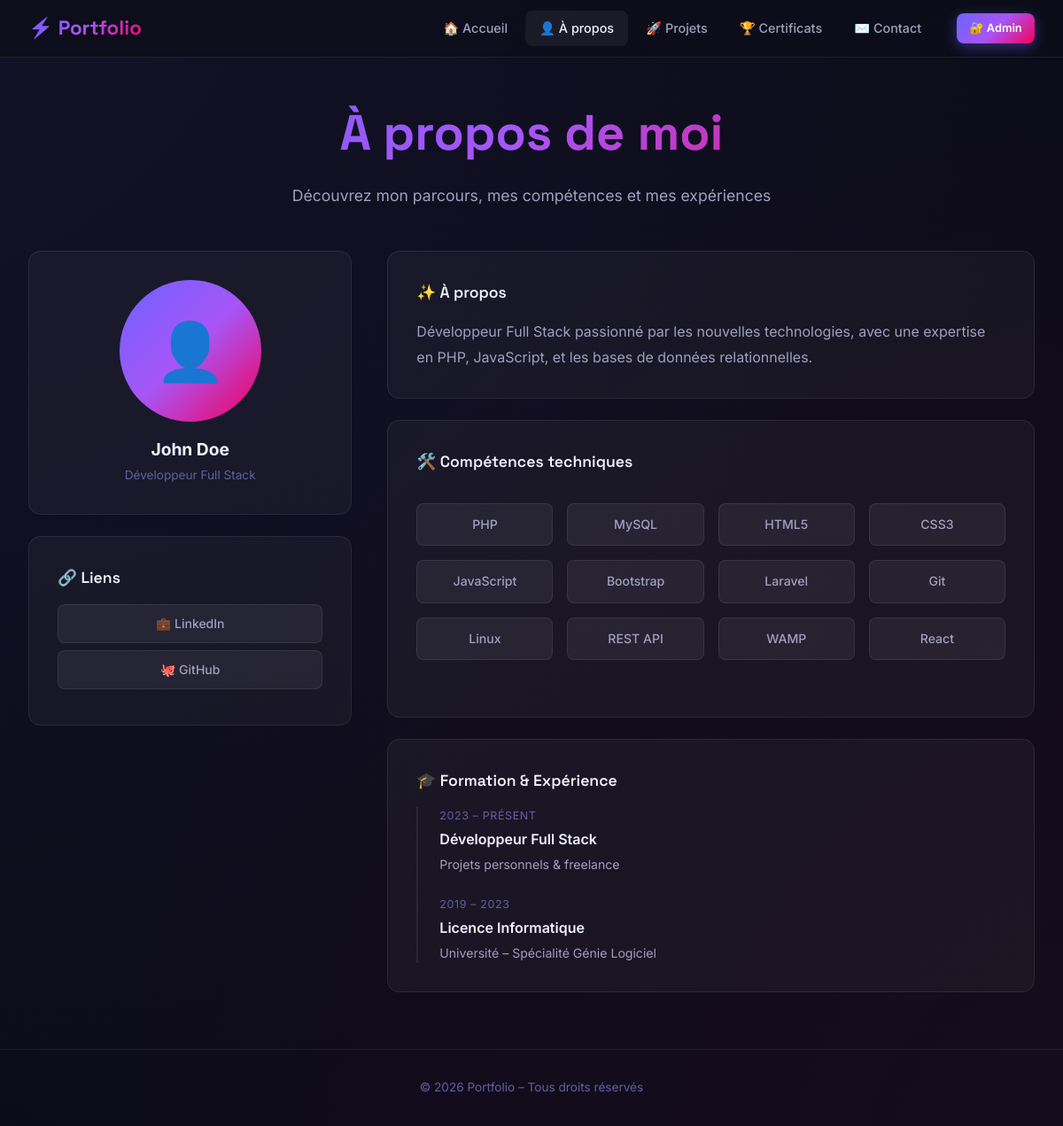
Page /apropos.php on the committed database.
### tables this page shows
CREATE TABLE IF NOT EXISTS infos_personnelles (
    id INT PRIMARY KEY AUTO_INCREMENT,
    nom VARCHAR(50) NOT NULL,
    prenom VARCHAR(50) NOT NULL,
    description TEXT,
    photo VARCHAR(255),
    cv VARCHAR(255),
    linkedin VARCHAR(255),
    github VARCHAR(255));

### apropos.php (the view, shortened to what this page needs)
<?php
require_once 'db.php';
include  'menu.php';
$info    = mysqli_fetch_assoc(mysqli_query($conn, "SELECT * FROM infos_personnelles LIMIT 1"));
?>
<!DOCTYPE html>
<html lang="fr">
<head>
    <link rel="stylesheet" href="css/style.css">
</head>
<body>
<div class="container">
    <div class="page-header animate-in">
        <h1>À propos de moi</h1>
        <p>Découvrez mon parcours, mes compétences et mes expériences</p>
    </div>
    <div style="display:grid;grid-template-columns:1fr 2fr;gap:2.5rem;align-items:start">
        <div>
            <div class="info-block" style="text-align:center;margin-bottom:1.5rem">
                <?php if ($info && $info['photo']): ?>
                    <img src="fichiers/<?= htmlspecialchars($info['photo']) ?>" alt="Photo" style="width:160px;height:160px;object-fit:cover;border-radius:50%;border:3px solid var(--accent);margin-bottom:1rem">
                <?php else: ?>
                    <div style="width:160px;height:160px;background:var(--accent-grad);border-radius:50%;display:flex;align-items:center;justify-content:center;font-size:4rem;margin:0 auto 1rem">👤</div>
                <?php endif; ?>
                <h2 style="font-size:1.2rem;font-weight:700"><?= $info ? htmlspecialchars($info['prenom'].' '.$info['nom']) : 'Votre Nom' ?></h2>
                <p style="color:var(--text-muted);font-size:0.85rem;margin-top:0.25rem">Développeur Full Stack</p>
            </div>
            <div class="info-block" style="margin-top:1.5rem">
                <h3>🔗 Liens</h3>
                <?php if ($info && $info['linkedin']): ?><a href="<?= htmlspecialchars($info['linkedin']) ?>" target="_blank" class="social-btn" style="width:100%;justify-content:center;margin-bottom:0.5rem">💼 LinkedIn</a><?php endif; ?>
                <?php if ($info && $info['github']): ?><a href="<?= htmlspecialchars($info['github']) ?>" target="_blank" class="social-btn" style="width:100%;justify-content:center;margin-bottom:0.5rem">🐙 GitHub</a><?php endif; ?>
            </div>
        </div>
        <div>
            <div class="info-block animate-in">
                <h3>✨ À propos</h3>
                <p style="color:var(--text-secondary);line-height:1.8">
                    <?= $info && $info['description'] ? nl2br(htmlspecialchars($info['description'])) : 'Description à compléter depuis la base de données.' ?>
                </p>
            </div>
            <div class="info-block animate-in">
                <h3>🛠️ Compétences techniques</h3>
                <div class="skills-grid">
                    <?php
                    $skills = ['PHP','MySQL','HTML5','CSS3','JavaScript','Bootstrap','Laravel','Git','Linux','REST API','WAMP','React'];
                    foreach ($skills as $s): ?>
                        <div class="skill-chip"><?= $s ?></div>
                    <?php endforeach; ?>
                </div>
            </div>
            <div class="info-block animate-in">
                <h3>🎓 Formation & Expérience</h3>
                <div style="position:relative;padding-left:1.5rem;border-left:2px solid var(--border)">
                    <div style="margin-bottom:1.5rem">
                        <div style="color:var(--text-muted);font-size:0.78rem;text-transform:uppercase;letter-spacing:0.05em">2023 – Présent</div>
                        <div style="font-weight:600;margin:0.25rem 0">Développeur Full Stack</div>
                        <div style="color:var(--text-secondary);font-size:0.88rem">Projets personnels & freelance</div>
                    </div>
                    <div>
                        <div style="color:var(--text-muted);font-size:0.78rem;text-transform:uppercase;letter-spacing:0.05em">2019 – 2023</div>
                        <div style="font-weight:600;margin:0.25rem 0">Licence Informatique</div>
                        <div style="color:var(--text-secondary);font-size:0.88rem">Université – Spécialité Génie Logiciel</div>
                    </div>
                </div>
            </div>
        </div>
    </div>
</div>
<footer><p>© <?= date('Y') ?> Portfolio – Tous droits réservés</p></footer>
</body>
</html>

### css/style.css (style rules this page uses)
:root { --bg-primary: #0d0d1a; --bg-secondary: #13132b; --bg-card: rgba(255,255,255,0.04); --bg-glass: rgba(255,255,255,0.06); --border: rgba(255,255,255,0.08); --accent: #6c63ff; --accent-2: #f50057; --accent-grad: linear-gradient(135deg, #6c63ff 0%, #a855f7 50%, #f50057 100%); --text-primary: #f0f0ff; --text-secondary:#a0a0c0; --text-muted: #6060a0; --success: #22d3a5; --danger: #f43f5e; --warning: #fbbf24; --radius: 14px; --radius-sm: 8px; --shadow: 0 8px 32px rgba(0,0,0,0.4); --shadow-hover: 0 16px 48px rgba(108,99,255,0.3); --transition: 0.3s cubic-bezier(0.4, 0, 0.2, 1); }
*, *::before, *::after { box-sizing: border-box; margin: 0; padding: 0; }
html { scroll-behavior: smooth; }
body { font-family: 'Inter', sans-serif; background: var(--bg-primary); color: var(--text-primary); min-height: 100vh; line-height: 1.6; }
a { color: var(--accent); text-decoration: none; transition: color var(--transition); }
body::before { content: ''; position: fixed; top: -50%; left: -50%; width: 200%; height: 200%; background: radial-gradient(ellipse at 20% 20%, rgba(108,99,255,0.07) 0%, transparent 50%), radial-gradient(ellipse at 80% 80%, rgba(245,0,87,0.05) 0%, transparent 50%); pointer-events: none; z-index: 0; }
.container { max-width: 1200px; margin: 0 auto; padding: 2.5rem 2rem; position: relative; z-index: 1; }
.page-header { text-align: center; margin-bottom: 3rem; }
.page-header h1 { font-family: 'Space Grotesk', sans-serif; font-size: clamp(2rem, 5vw, 3.5rem); font-weight: 700; background: var(--accent-grad); -webkit-background-clip: text; -webkit-text-fill-color: transparent; background-clip: text; margin-bottom: 0.75rem; }
.page-header p { color: var(--text-secondary); font-size: 1.1rem; max-width: 600px; margin: 0 auto; }
.social-btn { display: inline-flex; align-items: center; gap: 0.5rem; padding: 0.6rem 1.2rem; border-radius: var(--radius-sm); font-size: 0.875rem; font-weight: 500; transition: all var(--transition); border: 1px solid var(--border); color: var(--text-secondary); background: var(--bg-glass); }
.skills-grid { display: grid; grid-template-columns: repeat(auto-fill, minmax(140px, 1fr)); gap: 1rem; margin: 2rem 0; }
.skill-chip { background: var(--bg-glass); border: 1px solid var(--border); border-radius: var(--radius-sm); padding: 0.75rem 1rem; text-align: center; font-size: 0.88rem; font-weight: 500; color: var(--text-secondary); transition: all var(--transition); }
.info-block { background: var(--bg-card); border: 1px solid var(--border); border-radius: var(--radius); padding: 2rem; margin-bottom: 1.5rem; }
.info-block h3 { font-family: 'Space Grotesk', sans-serif; font-size: 1.1rem; font-weight: 600; margin-bottom: 1rem; color: var(--text-primary); display: flex; align-items: center; gap: 0.5rem; }
footer { border-top: 1px solid var(--border); padding: 2rem; text-align: center; color: var(--text-muted); font-size: 0.85rem; position: relative; z-index: 1; }
.animate-in { animation: fadeInUp 0.6s ease forwards; }
.animate-in:nth-child(2) { animation-delay: 0.1s; }
.animate-in:nth-child(3) { animation-delay: 0.2s; }

### rows in the picture
infos_personnelles: prenom+nom "John Doe", description "Développeur Full Stack passionné par les nouvelles technologies, avec une expertise en PHP, JavaScript, et les bases de données relationnelles."

### other values in the picture
$s "PHP"
$s "MySQL"
$s "HTML5"
$s "CSS3"
$s "JavaScript"
$s "Bootstrap"
$s "Laravel"
$s "Git"
$s "Linux"
$s "REST API"
$s "WAMP"
$s "React"
